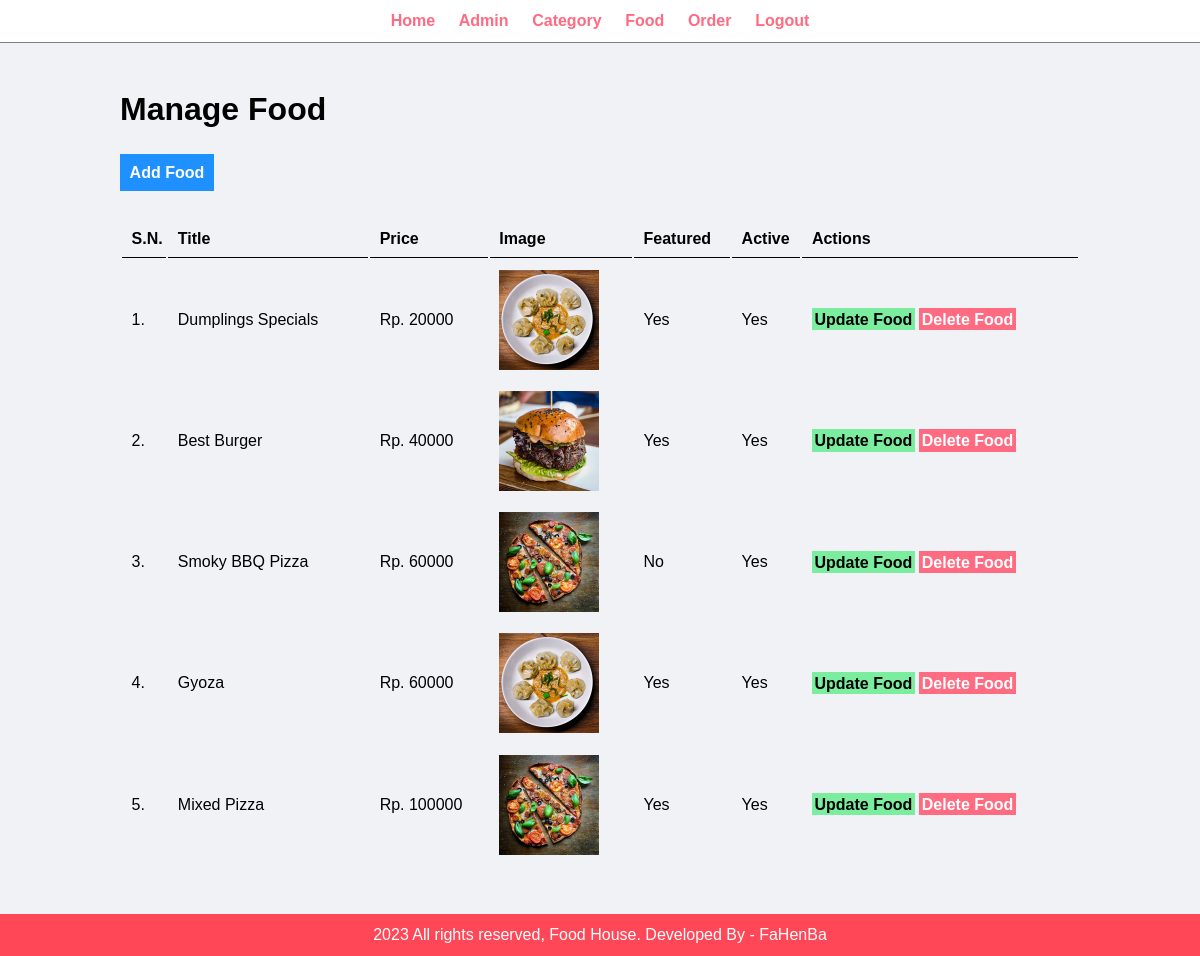
The page /admin/manage-food.php (signed in) on the database its author committed.
### tables this page shows
CREATE TABLE `tbl_food` (
  `id` int(10) UNSIGNED NOT NULL,
  `title` varchar(100) NOT NULL,
  `description` text NOT NULL,
  `price` int(100) NOT NULL,
  `image_name` varchar(255) NOT NULL,
  `category_id` int(10) UNSIGNED NOT NULL,
  `featured` varchar(10) NOT NULL,
  `active` varchar(10) NOT NULL
);

### admin/manage-food.php (the view, shortened to what this page needs)
<?php include('partials/menu.php'); ?>
<div class="main-content">
    <div class="wrapper">
        <h1>Manage Food</h1>
        <br /><br />
                <a href="<?php echo SITEURL; ?>admin/add-food.php" class="btn-primary">Add Food</a>
                <br /><br /><br />
                <table class="tbl-full">
                    <tr>
                        <th>S.N.</th>
                        <th>Title</th>
                        <th>Price</th>
                        <th>Image</th>
                        <th>Featured</th>
                        <th>Active</th>
                        <th>Actions</th>
                    </tr>
                    <?php
                        $sql = "SELECT * FROM tbl_food";
                        $res = mysqli_query($conn, $sql);
                        $count = mysqli_num_rows($res);
                        $sn=1;
                        if($count>0)
                        {
                            while($row=mysqli_fetch_assoc($res))
                            {
                                $id = $row['id'];
                                $title = $row['title'];
                                $price = $row['price'];
                                $image_name = $row['image_name'];
                                $featured = $row['featured'];
                                $active = $row['active'];
                                ?>
                                <tr>
                                    <td><?php echo $sn++; ?>. </td>
                                    <td><?php echo $title; ?></td>
                                    <td>Rp. <?php echo $price; ?></td>
                                    <td>
                                        <?php
                                            if($image_name=="")
                                            {
                                                echo "<div class='error'>Image not Added.</div>";
                                            }
                                            else
                                            {
                                                ?>
                                                <img src="<?php echo SITEURL; ?>images/food/<?php echo $image_name; ?>" width="100px">
                                                <?php
                                            }
                                        ?>
                                    </td>
                                    <td><?php echo $featured; ?></td>
                                    <td><?php echo $active; ?></td>
                                    <td>
                                        <a href="<?php echo SITEURL; ?>admin/update-food.php?id=<?php echo $id; ?>" class="btn-secondary">Update Food</a>
                                        <a href="<?php echo SITEURL; ?>admin/delete-food.php?id=<?php echo $id; ?>&image_name=<?php echo $image_name; ?>" class="btn-danger">Delete Food</a>
                                    </td>
                                </tr>
                                <?php
                            }
                        }
                        else
                        {
                            echo "<tr> <td colspan='7' class='error'> Food not Added Yet. </td> </tr>";
                        }
                    ?>
                </table>
    </div>
</div>
<?php include('partials/footer.php'); ?>

### admin/partials/menu.php (shortened to what this page needs)
<html>
    <head>
        <link rel="stylesheet" href="../css/admin.css">
    </head>
    <body>
        <div class="menu text-center">
            <div class="wrapper">
                <ul>
                    <li><a href="index.php">Home</a></li>
                    <li><a href="manage-admin.php">Admin</a></li>
                    <li><a href="manage-category.php">Category</a></li>
                    <li><a href="manage-food.php">Food</a></li>
                    <li><a href="manage-order.php">Order</a></li>
                    <li><a href="logout.php">Logout</a></li>
                </ul>
            </div>
        </div>

### admin/partials/footer.php
<div class="footer">
            <div class="wrapper">
                <p class="text-center">2023 All rights reserved, Food House. Developed By - FaHenBa</p>
            </div>
        </div>
    </body>
</html>

### css/admin.css (style rules this page uses)
* { margin: 0; padding: 0; font-family: Arial, Helvetica, sans-serif; }
.wrapper { padding: 1%; width: 80%; margin: 0 auto; }
.text-center { text-align: center; }
.tbl-full { width: 100%; }
table tr th { border-bottom: 1px solid black; padding: 1%; text-align: left; }
table tr td { padding: 1%; }
.btn-primary { background-color: #1e90ff; padding: 1%; color: white; text-decoration: none; font-weight: bold; }
.btn-secondary { background-color: #7bed9f; padding: 1%; color: black; text-decoration: none; font-weight: bold; }
.btn-danger { background-color: #ff6b81; padding: 1%; color: white; text-decoration: none; font-weight: bold; }
.menu { border-bottom: 1px solid grey; }
.menu ul { list-style-type: none; }
.menu ul li { display: inline; padding: 1%; }
.menu ul li a { text-decoration: none; font-weight: bold; color: #ff6b81; }
.main-content { background-color: #f1f2f6; padding: 3% 0; }
.footer { background-color: #ff4757; color: white; }

### rows shown on the page
tbl_food: title "Dumplings Specials", price "20000", image_name (picture), featured "Yes", active "Yes"
tbl_food: title "Best Burger", price "40000", image_name (picture), featured "Yes", active "Yes"
tbl_food: title "Smoky BBQ Pizza", price "60000", image_name (picture), featured "No", active "Yes"
tbl_food: title "Gyoza", price "60000", image_name (picture), featured "Yes", active "Yes"
tbl_food: title "Mixed Pizza", price "100000", image_name (picture), featured "Yes", active "Yes"
